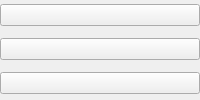
<?xml version="1.0" encoding="UTF-8"?>
<ui version="4.0">
 <class>RtpNotEntitledDialog</class>
 <widget class="QWidget" name="RtpNotEntitledDialog">
   <layout class="QVBoxLayout">
    <item>
     <widget class="Origin::UIToolkit::OriginCommandLink" name="link1">
	  <property name="minimumSize">
       <size><width>0</width><height>0</height></size>
      </property>
      <property name="maximumSize">
       <size><width>16777215</width><height>16777215</height></size>
      </property>
     </widget>
    </item>
    <item>
     <widget class="Origin::UIToolkit::OriginCommandLink" name="link2">
	  <property name="minimumSize">
       <size><width>0</width><height>0</height></size>
      </property>
      <property name="maximumSize">
       <size><width>16777215</width><height>16777215</height></size>
      </property>
	 </widget>
    </item>
    <item>
     <widget class="Origin::UIToolkit::OriginCommandLink" name="link3">
	  <property name="minimumSize">
       <size><width>0</width><height>0</height></size>
      </property>
      <property name="maximumSize">
       <size><width>16777215</width><height>16777215</height></size>
      </property>
     </widget>
    </item>
   </layout>
 </widget>
 <layoutdefault spacing="8" margin="0"/>
 <customwidgets>
  <customwidget>
   <class>Origin::UIToolkit::OriginCommandLink</class>
   <extends>QPushButton</extends>
   <header>origincommandlink.h</header>
   <container>1</container>
  </customwidget>
 </customwidgets>
 <connections/>
</ui>
